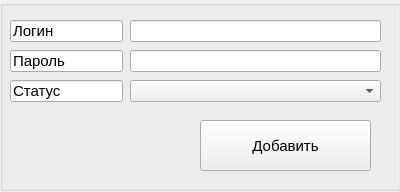
<?xml version="1.0" encoding="UTF-8"?>
<ui version="4.0">
 <class>Form</class>
 <widget class="QWidget" name="Form">
  <property name="geometry">
   <rect>
    <x>0</x>
    <y>0</y>
    <width>400</width>
    <height>192</height>
   </rect>
  </property>
  <property name="windowTitle">
   <string>Новая запись</string>
  </property>
  <widget class="QGroupBox" name="groupBox">
   <property name="geometry">
    <rect>
     <x>0</x>
     <y>0</y>
     <width>401</width>
     <height>191</height>
    </rect>
   </property>
   <property name="title">
    <string/>
   </property>
   <widget class="QLineEdit" name="lineEdit">
    <property name="geometry">
     <rect>
      <x>10</x>
      <y>20</y>
      <width>113</width>
      <height>22</height>
     </rect>
    </property>
    <property name="font">
     <font>
      <pointsize>11</pointsize>
     </font>
    </property>
    <property name="text">
     <string>Логин</string>
    </property>
    <property name="readOnly">
     <bool>true</bool>
    </property>
   </widget>
   <widget class="QLineEdit" name="lineEdit_2">
    <property name="geometry">
     <rect>
      <x>130</x>
      <y>20</y>
      <width>251</width>
      <height>22</height>
     </rect>
    </property>
    <property name="font">
     <font>
      <pointsize>11</pointsize>
     </font>
    </property>
   </widget>
   <widget class="QLineEdit" name="lineEdit_3">
    <property name="geometry">
     <rect>
      <x>10</x>
      <y>50</y>
      <width>113</width>
      <height>22</height>
     </rect>
    </property>
    <property name="font">
     <font>
      <pointsize>11</pointsize>
     </font>
    </property>
    <property name="text">
     <string>Пароль</string>
    </property>
    <property name="readOnly">
     <bool>true</bool>
    </property>
   </widget>
   <widget class="QLineEdit" name="lineEdit_4">
    <property name="geometry">
     <rect>
      <x>130</x>
      <y>50</y>
      <width>251</width>
      <height>22</height>
     </rect>
    </property>
    <property name="font">
     <font>
      <pointsize>11</pointsize>
     </font>
    </property>
   </widget>
   <widget class="QLineEdit" name="lineEdit_5">
    <property name="geometry">
     <rect>
      <x>10</x>
      <y>80</y>
      <width>113</width>
      <height>22</height>
     </rect>
    </property>
    <property name="font">
     <font>
      <pointsize>11</pointsize>
     </font>
    </property>
    <property name="text">
     <string>Статус</string>
    </property>
    <property name="readOnly">
     <bool>true</bool>
    </property>
   </widget>
   <widget class="QComboBox" name="comboBox">
    <property name="geometry">
     <rect>
      <x>130</x>
      <y>80</y>
      <width>251</width>
      <height>22</height>
     </rect>
    </property>
    <property name="font">
     <font>
      <pointsize>11</pointsize>
     </font>
    </property>
   </widget>
   <widget class="QPushButton" name="pushButton">
    <property name="geometry">
     <rect>
      <x>200</x>
      <y>120</y>
      <width>171</width>
      <height>51</height>
     </rect>
    </property>
    <property name="font">
     <font>
      <pointsize>11</pointsize>
     </font>
    </property>
    <property name="cursor">
     <cursorShape>PointingHandCursor</cursorShape>
    </property>
    <property name="text">
     <string>Добавить</string>
    </property>
   </widget>
  </widget>
 </widget>
 <resources/>
 <connections/>
</ui>
